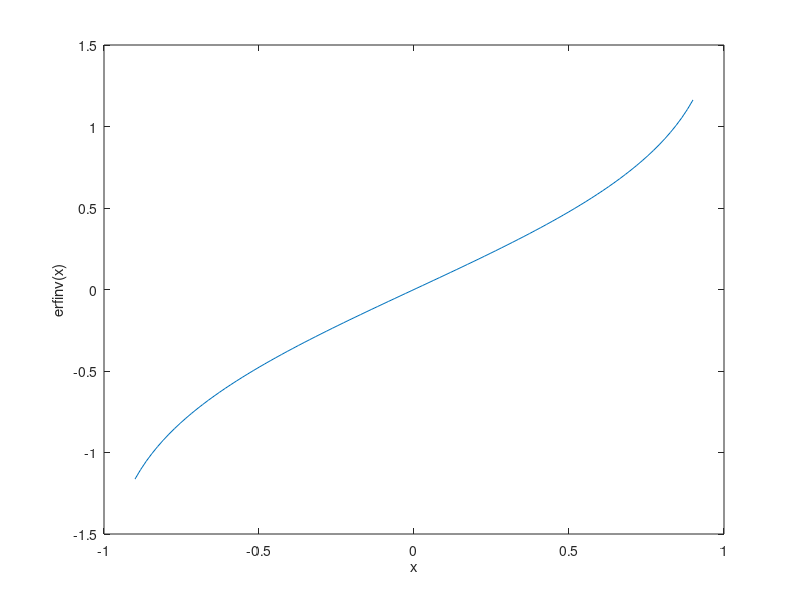

Reproduce this figure in MATLAB.
% Regression test function (black box) for erfinv
% This function is autogenerated by helpgen.py
function bbtest_success = bbtest_mathfunctions_erfinv
  bbtest_success = 1;
NumErrors = 0;
try
  x = linspace(-.9,.9,100);
catch
  NumErrors = NumErrors + 1;
end
try
  y = erfinv(x);
catch
  NumErrors = NumErrors + 1;
end
try
  plot(x,y); xlabel('x'); ylabel('erfinv(x)');
catch
  NumErrors = NumErrors + 1;
end
try
  mprint erfinv1
catch
  NumErrors = NumErrors + 1;
end
if (NumErrors ~= 0) bbtest_success = 0; return; end
